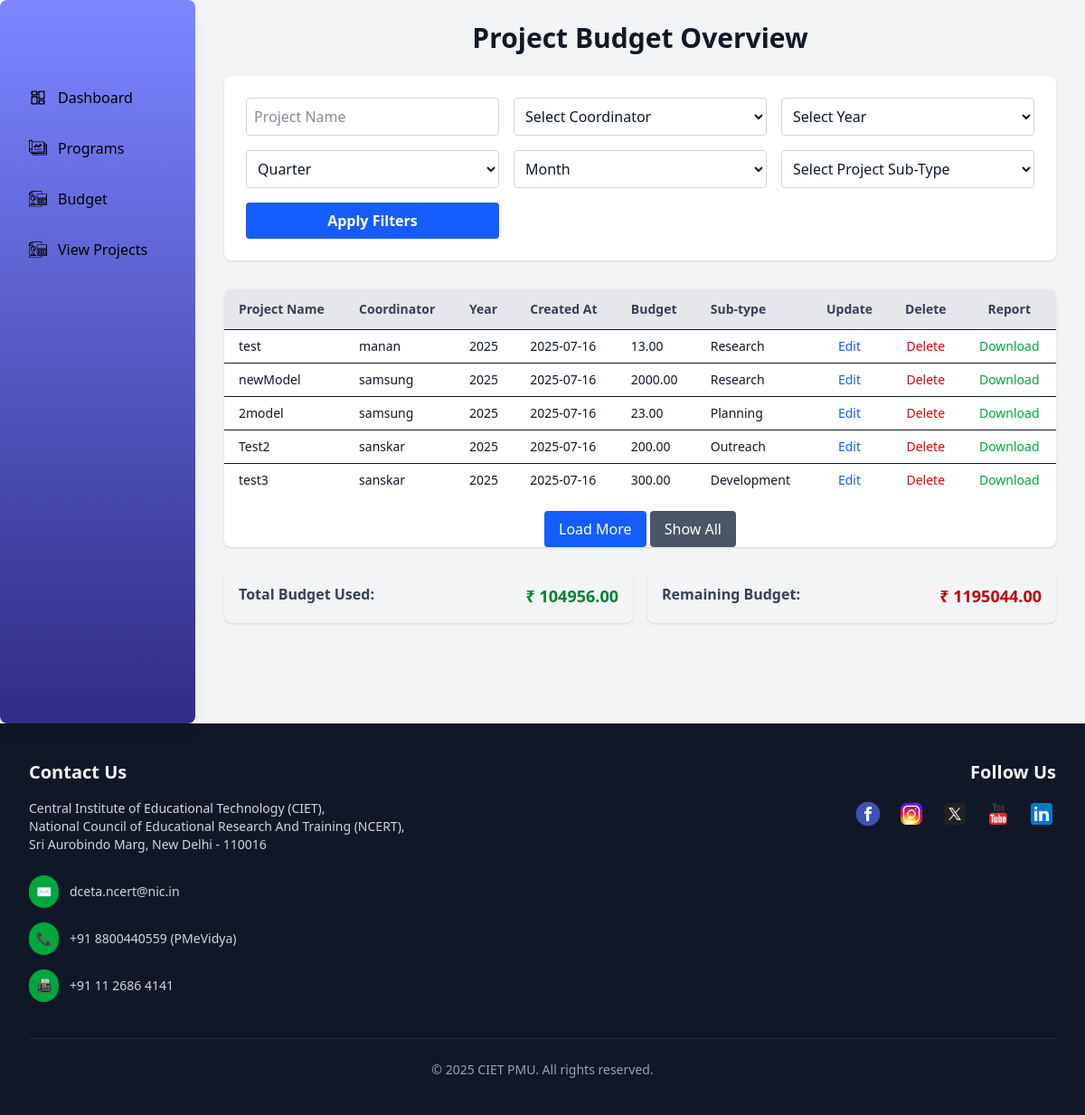
/view_projects/, run on an earlier commit of the app's database.
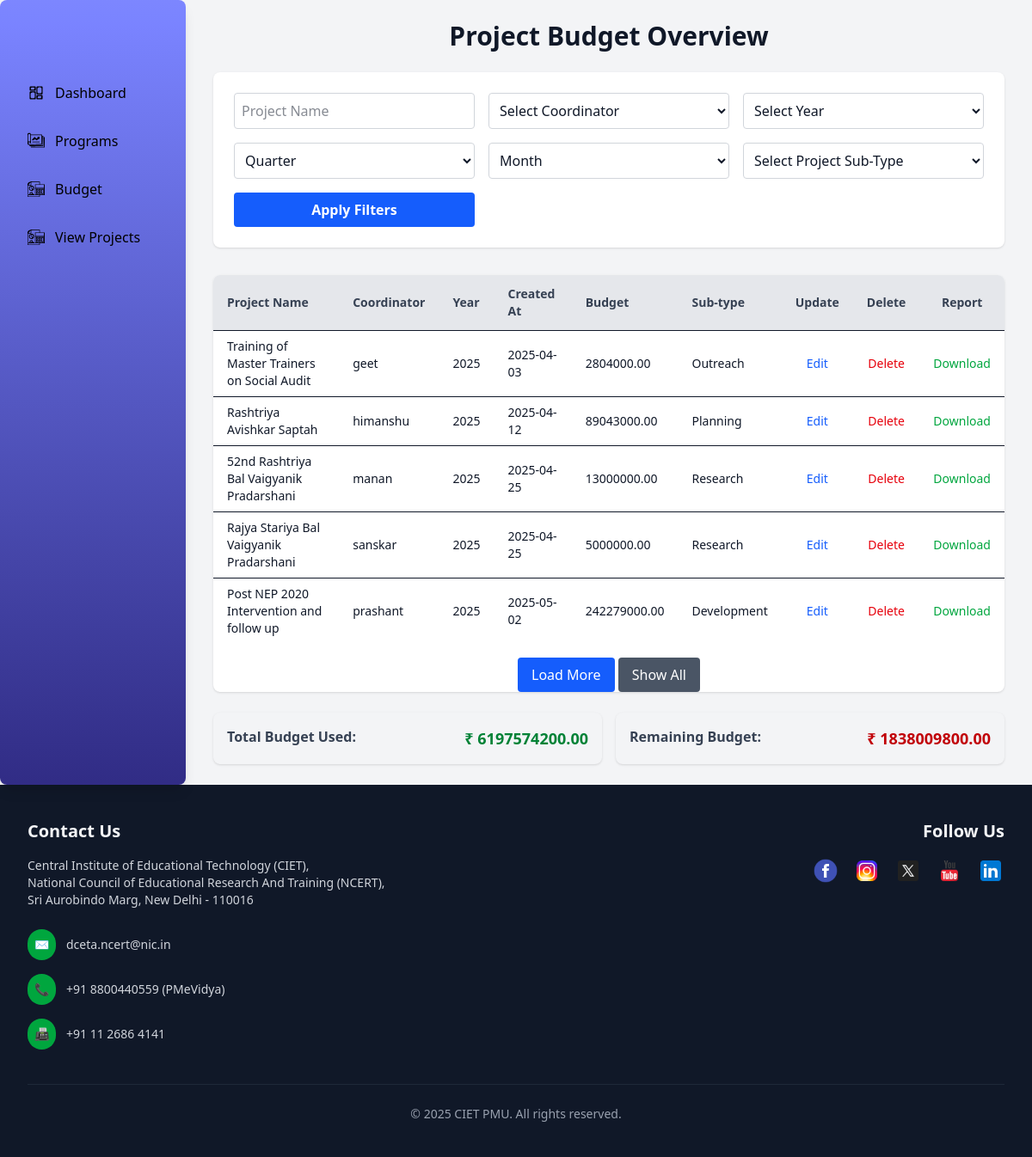
And on a later commit of the database.
### admin_dashboard/models.py (models this page shows)
class Program(models.Model):
    type = models.TextField(blank=True, null=True)
    title = models.TextField()
    coordinator = models.ForeignKey('User', models.DO_NOTHING)
    annual_budget = models.ForeignKey(Annualbudget, models.DO_NOTHING)
    created_at = models.DateTimeField(default=timezone.now)
    updated_at = models.DateTimeField(default=timezone.now)
    program_budget = models.DecimalField(decimal_places=2, max_digits=12)
    program_sub_type = models.TextField()
    class Meta:
        managed = False
        db_table = 'Program'

class User(models.Model):
    username = models.TextField(unique=True)
    password = models.TextField()
    role = models.TextField(blank=True, null=True)
    name = models.TextField()
    email = models.TextField(unique=True)
    class Meta:
        managed = False
        db_table = 'User'

class Annualbudget(models.Model):
    year = models.IntegerField()
    budget = models.DecimalField(max_digits=12, decimal_places=2)  # max_digits and decimal_places have been guessed, as this database handles decimal fields as float
    created_at = models.DateTimeField(blank=True, null=True)
    updated_at = models.DateTimeField(blank=True, null=True)
    class Meta:
        managed = False
        db_table = 'AnnualBudget'
        get_latest_by = 'year'

### admin_dashboard/views.py (the view)
# urls.py: path('view_projects/', views.view_projects, name='view_projects'),
def view_projects(request):
    coordinators, years, months, projects, total_used_budget, remaining_budget = helper_filter(request)
    return render(request, 'admin_dashboard/view_projects.html', {
        'coordinators': coordinators,
        'years': years,
        'months': months,
        'projects': projects,
        'total_used_budget':total_used_budget,
        'remaining_budget':remaining_budget,
    })

### admin_dashboard/templates/admin_dashboard/view_projects.html (shortened to what the changed rows need)
{% extends "layout.html" %}
{% load static %} {% load static tailwind_tags %}
{% block content %}
<div class="flex flex-col md:flex-row min-h-screen">
  <div
    id="mainContent"
    class="flex-1 px-4 sm:px-6 md:px-8 py-6 overflow-x-auto"
  >
    <h1 class="text-xl sm:text-2xl md:text-3xl font-bold mb-6 text-center">
      Project Budget Overview
    </h1>
    {% if projects %}
    <div class="overflow-x-auto bg-white rounded-lg shadow">
      <table class="min-w-full table-auto text-sm">
        <thead class="bg-gray-200 text-gray-700">
          <tr>
            <th class="px-4 py-3 text-left">Project Name</th>
            <th class="px-4 py-3 text-left">Coordinator</th>
            <th class="px-4 py-3 text-left">Year</th>
            <th class="px-4 py-3 text-left">Created At</th>
            <th class="px-4 py-3 text-left">Budget</th>
            <th class="px-4 py-3 text-left">Sub-type</th>
            <th class="px-4 py-3 text-center">Update</th>
            <th class="px-4 py-3 text-center">Delete</th>
            <th class="px-4 py-3 text-center">Report</th>
          </tr>
        </thead>
        <tbody id="projectsTableBody">
          {% for project in projects %}
          <tr
            class="border-t hover:bg-gray-50 table-row-item"
            style="display: none"
          >
            <td class="px-4 py-2">{{ project.title }}</td>
            <td class="px-4 py-2">{{ project.coordinator.username }}</td>
            <td class="px-4 py-2">{{ project.annual_budget.year }}</td>
            <td class="px-4 py-2">{{ project.created_at|date:"Y-m-d" }}</td>
            <td class="px-4 py-2">{{ project.program_budget }}</td>
            <td class="px-4 py-2">{{ project.program_sub_type }}</td>
            <td class="px-4 py-2 text-center">
              <a
                href="{% url 'edit_project' project.id %}"
                class="text-blue-600 hover:underline"
                >Edit</a
              >
            </td>
            <td class="px-4 py-2 text-center">
              <a
                href="{% url 'delete_project' project.id %}"
                class="text-red-600 hover:underline"
                onclick="return confirm('Are you sure you want to delete this project?');"
              >
                Delete
              </a>
            </td>
            <td class="px-4 py-2 text-center">
              <a
                href="{% url 'export_projects_pdf' project.id %}"
                class="text-green-600 hover:underline"
              >
                Download
              </a>
            </td>
          </tr>
          {% endfor %}
        </tbody>
      </table>
      <div class="text-center mt-4">
        <button
          id="loadMoreBtn"
          class="bg-blue-600 text-white px-4 py-2 rounded hover:bg-blue-700"
        >
          Load More
        </button>
        <button
          id="showAllBtn"
          class="bg-gray-600 text-white px-4 py-2 rounded hover:bg-gray-700"
        >
          Show All
        </button>
      </div>
    </div>
    <div class="mt-6 grid grid-cols-1 sm:grid-cols-2 gap-4">
      <div
        class="bg-gray-100 rounded-lg shadow p-4 flex justify-between font-semibold"
      >
        <span class="text-gray-700">Total Budget Used:</span>
        <span class="text-green-700 text-lg">₹ {{ total_used_budget }}</span>
      </div>
      <div
        class="bg-gray-100 rounded-lg shadow p-4 flex justify-between font-semibold"
      >
        <span class="text-gray-700">Remaining Budget:</span>
        <span class="text-red-700 text-lg">₹ {{ remaining_budget }}</span>
      </div>
    </div>
    {% else %}
    <p class="text-center text-gray-600 mt-6">
      No results found for selected filters.
    </p>
    {% endif %}
  </div>
</div>
{% endblock %}

What changed in the data, as far as the page shows it:
removed Program: title "test", coordinator.username "manan", annual_budget.year "2025", created_at "2025-07-16", program_budget "13.00", program_sub_type "Research"
removed Program: title "newModel", coordinator.username "samsung", annual_budget.year "2025", created_at "2025-07-16", program_budget "2000.00", program_sub_type "Research"
removed Program: title "2model", coordinator.username "samsung", annual_budget.year "2025", created_at "2025-07-16", program_budget "23.00", program_sub_type "Planning"
no longer on this page (row edited): Program: title "Test2", coordinator.username "sanskar", annual_budget.year "2025", created_at "2025-07-16", program_budget "200.00", program_sub_type "Outreach"
no longer on this page (row edited): Program: title "test3", coordinator.username "sanskar", annual_budget.year "2025", created_at "2025-07-16", program_budget "300.00", program_sub_type "Development"
added Program: title "Training of Master Trainers on Social Audit", coordinator.username "geet", annual_budget.year "2025", created_at "2025-04-03", program_budget "2804000.00", program_sub_type "Outreach"
added Program: title "Rashtriya Avishkar Saptah", coordinator.username "himanshu", annual_budget.year "2025", created_at "2025-04-12", program_budget "89043000.00", program_sub_type "Planning"
added Program: title "52nd Rashtriya Bal Vaigyanik Pradarshani", coordinator.username "manan", annual_budget.year "2025", created_at "2025-04-25", program_budget "13000000.00", program_sub_type "Research"
added Program: title "Rajya Stariya Bal Vaigyanik Pradarshani", coordinator.username "sanskar", annual_budget.year "2025", created_at "2025-04-25", program_budget "5000000.00", program_sub_type "Research"
added Program: title "Post NEP 2020 Intervention and follow up", coordinator.username "prashant", annual_budget.year "2025", created_at "2025-05-02", program_budget "242279000.00", program_sub_type "Development"
Also different on the page:
{{ total_used_budget }}: "104956.00" → "6197574200.00"
{{ remaining_budget }}: "1195044.00" → "1838009800.00"
